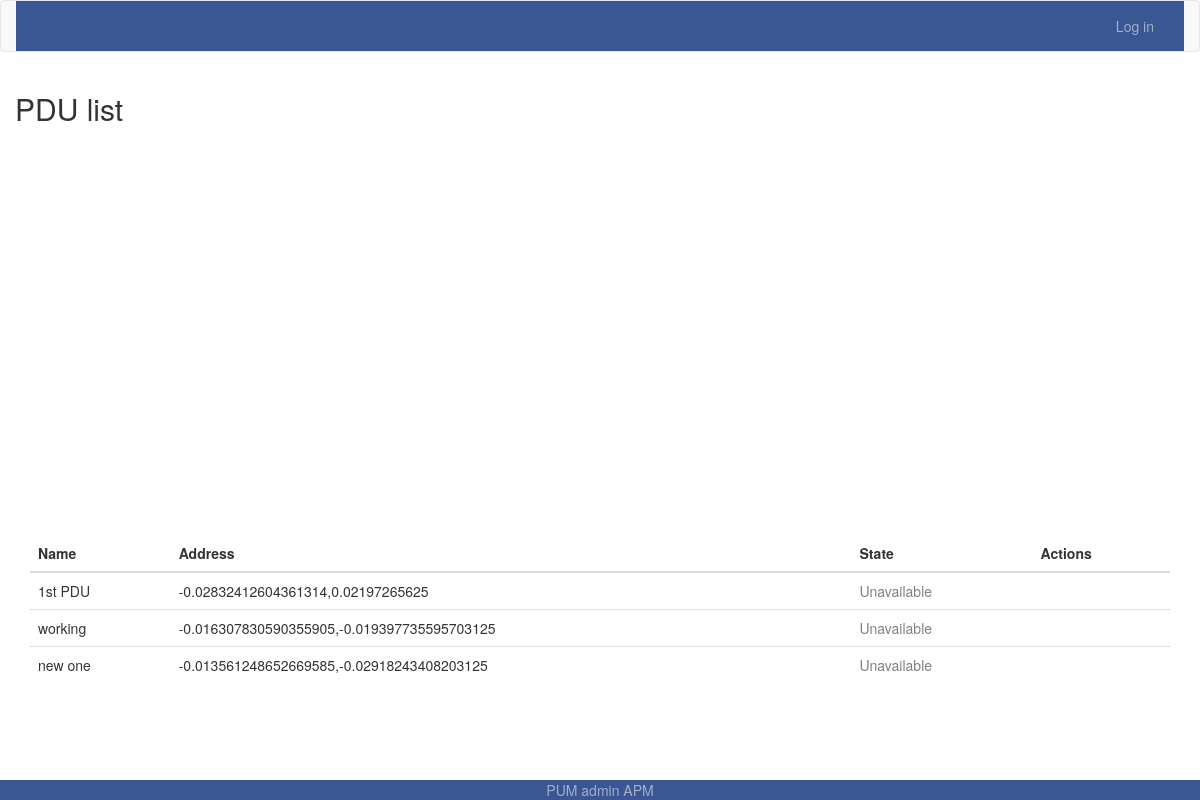
The app's page /site/pdus, older data.
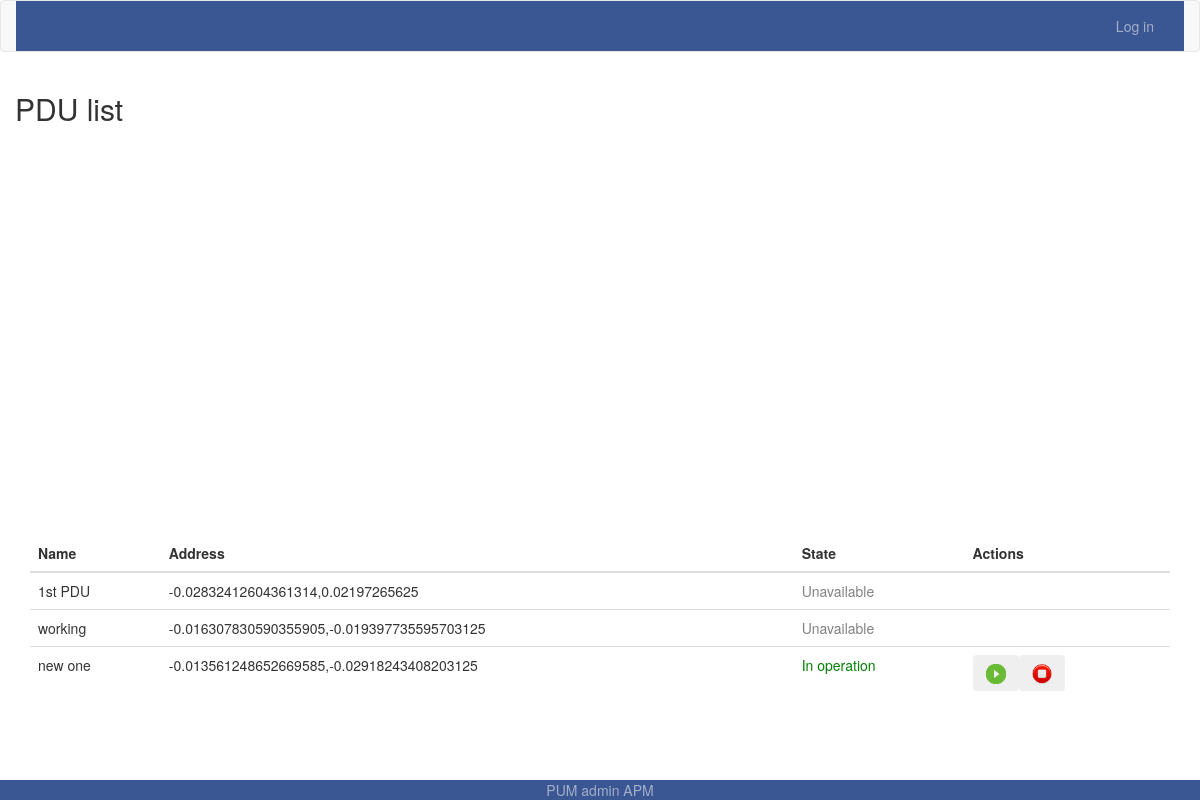
The same page, newer data.
### PDU/models.py (models this page shows, shortened)
class PDU(models.Model):
    StateChoices = [
        ("In operation","In Operation"),
        ("Unavailable", "Unavailable")
    ]
    name = models.CharField(max_length=100)
    location = PlainLocationField(based_fields=['city'], zoom=7)
    state = models.CharField(choices = StateChoices, default='In operation',max_length=20)

### PDU/views.py (the view)
# urls.py: path('pdus', pdu_view),
def pdu_view(request):
    pdus = PDU.objects.all()
    c = {'pdus': pdus}
    return render(request,"index.html",c)

### templates/index.html (shortened to what this page needs)
<!DOCTYPE html>
<html>
<head>
    <link rel="stylesheet" href="https://maxcdn.bootstrapcdn.com/bootstrap/3.3.6/css/bootstrap.min.css">
</head>
<body>
{% include "menu.html" %}
{% load static %}
<div class="container">
  <div class="row">
    <h2>PDU list</h2>
  </div>
  <div class="row">
    <div id="map"></div>
  </div>
  <table class="table" style="width:100%">
            <thead>
            <tr class="d-flex">
              <th class="col-3" >Name</th>
              <th class="col-3" >Address</th>
              <th class="col-4" >State</th>
              <th class="col-2" >Actions</th>
            </tr></thead>
            <tbody>
    {% for pdu in pdus%}
                    <tr class="d-flex">
                      <td class="col-3" >
                        {{ pdu.name }}
                      </td>
                      <td class="col-3" >
                        {{ pdu.location }}
                      </td>
                      <td class="col-4">
                        {% if pdu.state == "Unavailable" %}
                            <span style="color:grey">
                        {% else %}
                            <span style="color:green">
                        {% endif %}
                        {{ pdu.state }}
                        </span>
                      </td>
                      <td class="col-2">
                        <div>
                        {% if pdu.state == "Unavailable" %}
                        {% else %}
       <form class="form-inline" action="/site/disablePDU" method="get">
          <div class="input-group">
               <button type="button" class="btn" onclick="javascript:myMap.setCenter(positions.get('{{pdu.id}}'))">
                 <img style="height:20px" src="{% static 'site/greenplay.png' %}" aria-hidden="true"></i>
               </button>
              <button type="submit" name="button" class="btn" id="bt">
                 <img style="height:20px" src="{% static 'site/stop.png' %}" aria-hidden="true"></i>
              </button>
          </div>
        </form>
        {% endif %}
                        </div>
                     </td>
                    </tr>
 {% endfor %}
            </tbody>
        </table>
</div>
<div style="color:rgb(162,175,201);background:rgb(58,86,147)" class="footer navbar-fixed-bottom text-center">
    <span >PUM admin APM</span>
</div>
</body>
</html>

### templates/menu.html (shortened to what this page needs)
{% load menubuilder %}
<div class="myfooterheader">
<nav class="navbar navbar-default ">
  <div class="container-fluid">
    <div  style="background:rgb(58,86,147)" class="collapse navbar-collapse" id="navbar-main">
            <div class="navbar-text pull-right"><a style="color:rgb(162,175,201)" href="/admin">
            {% if user.is_authenticated %}
                {{ user.get_username }}
            {% else %}
                Log in
            {% endif %}
            </a></div>
    </div>
  </div>
</nav>
</div>

### templates/index.html (style rules this page uses)
#map { height: 400px; width: 100%; }

Row changes from the older to the newer data that the page shows:
changed PDU "new one": state "Unavailable" → "In operation"; state: picture added
